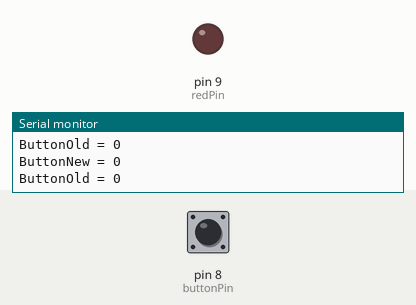
Simulated run of this sketch. Board: Arduino Uno, built with avr-gcc and run on an emulated ATmega328P. On the bench: output pins drawn as LEDs (lit = HIGH), the last lines printed to the serial monitor. Inputs (shaded band) come from the test bench; at power-on: pin 8 (buttonPin) LOW.

Above: at 1.2 s.
1.3 s: pin 8 (buttonPin) pulled HIGH for 0.15 s
At 1.8 s:
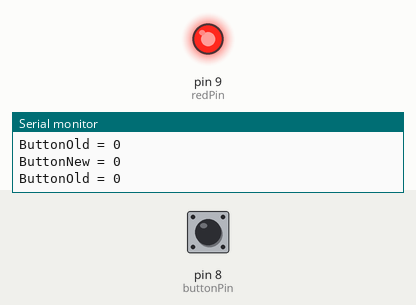
2.9 s: pin 8 (buttonPin) pulled HIGH for 1 s
At 4.2 s:
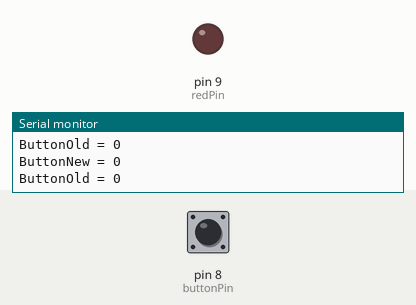
5.4 s: pin 8 (buttonPin) pulled HIGH for 3.2 s
At 5.9 s:
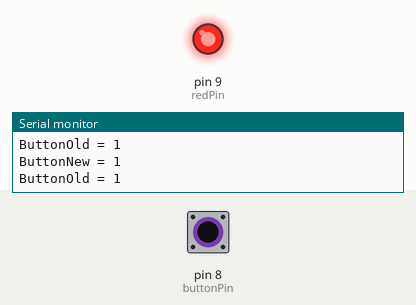
Timing chart, 0 to 8.4 s (numbered marks = the images above; inputs shaded):
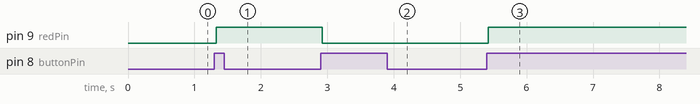

Measured:
- after the input at 1.3 s, pin 9 (redPin): LOW → HIGH at once
- after the input at 2.9 s, pin 9 (redPin): HIGH → LOW at once
- after the input at 5.4 s, pin 9 (redPin): LOW → HIGH at once

The sketch:

Buttons2.ino
```cpp
int buttonPin = 8;
int redPin = 9;
bool LEDState = false;
int buttonNew;
int buttonOld = 1;
int dt = 100;

void setup() {
  Serial.begin(9600);
  pinMode(buttonPin, INPUT);
  pinMode(redPin, OUTPUT);
}

void loop() {
   buttonNew = digitalRead(buttonPin);

   if (buttonOld == 0 && buttonNew == 1) {
      if (LEDState == 0) {
        digitalWrite(redPin, HIGH);
        LEDState = 1;
      } else {
        digitalWrite(redPin, LOW);
        LEDState = 0;
      }
   }
   buttonOld = buttonNew;
   Serial.print("ButtonOld = ");
   Serial.println(buttonOld);

   Serial.print("ButtonNew = ");
   Serial.println(buttonNew);
   Serial.println();
}
```
